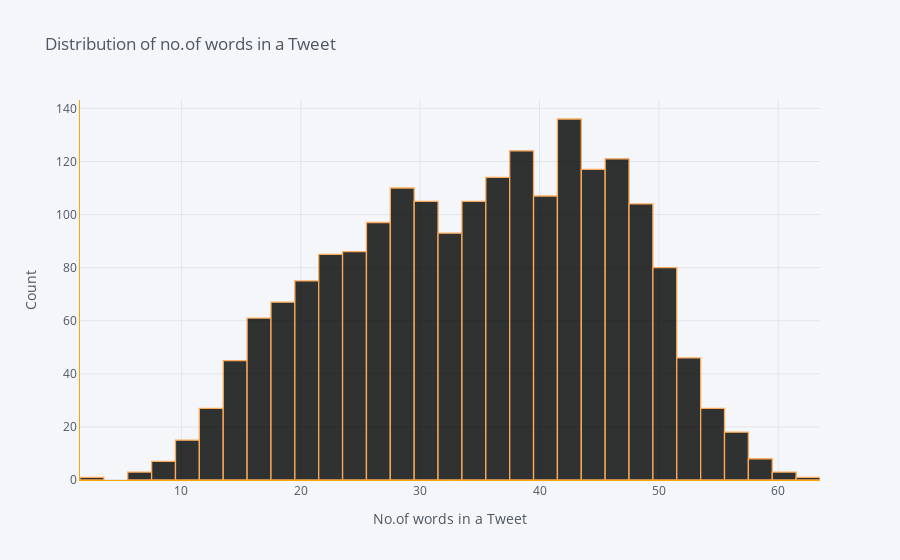

Write notebook code for a chart like this one.
### Markdown cell above
### Distribution of No.of words in a Question

### Code cell
df1['word_count'].iplot(kind = 'hist',xTitle = 'No.of words in a Tweet',yTitle = 'Count', 
                      title = 'Distribution of no.of words in a Tweet', colors = 'black',linecolor = 'orange')

### Figure 1 — Plotly figure (JSON) as saved in the notebook; plotly's stock layout.template omitted (floating-point values rounded to 4 significant figures; data arrays with more than 128 entries replaced by an {"elided": "..."} marker saying what was removed)
{"data": [{"histfunc": "count", "histnorm": "", "marker": {"color": "rgba(0, 0, 0, 1.0)", "line": {"color": "#ff9933", "width": 1.3}}, "name": "word_count", "opacity": 0.8, "orientation": "v", "type": "histogram", "x": {"elided": "1988 int values"}}], "layout": {"barmode": "overlay", "legend": {"bgcolor": "#F5F6F9", "font": {"color": "#4D5663"}}, "paper_bgcolor": "#F5F6F9", "plot_bgcolor": "#F5F6F9", "title": {"font": {"color": "#4D5663"}, "text": "Distribution of no.of words in a Tweet"}, "xaxis": {"gridcolor": "#E1E5ED", "linecolor": "orange", "showgrid": true, "tickfont": {"color": "#4D5663"}, "title": {"font": {"color": "#4D5663"}, "text": "No.of words in a Tweet"}, "zerolinecolor": "#E1E5ED"}, "yaxis": {"gridcolor": "#E1E5ED", "linecolor": "orange", "showgrid": true, "tickfont": {"color": "#4D5663"}, "title": {"font": {"color": "#4D5663"}, "text": "Count"}, "zerolinecolor": "#E1E5ED"}}}
